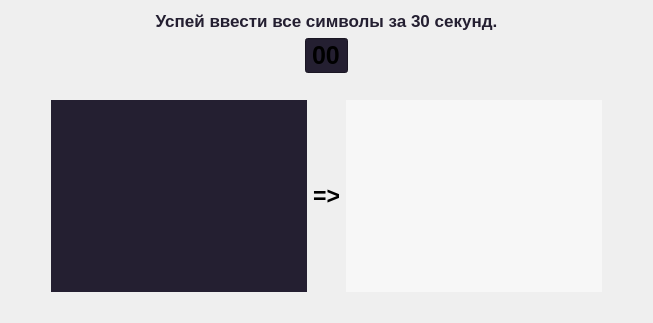
      <widget class="QWidget" name="page_5">
       <layout class="QVBoxLayout" name="verticalLayout_3">
        <item>
         <widget class="QLabel" name="timerTaskLabel">
          <property name="font">
           <font>
            <pointsize>13</pointsize>
            <bold>true</bold>
           </font>
          </property>
          <property name="styleSheet">
           <string notr="true">color: rgb(36, 31, 49)</string>
          </property>
          <property name="text">
           <string>Успей ввести все символы за 30 секунд.</string>
          </property>
          <property name="alignment">
           <set>Qt::AlignmentFlag::AlignCenter</set>
          </property>
         </widget>
        </item>
        <item>
         <layout class="QHBoxLayout" name="horizontalLayout_12">
          <item>
           <spacer name="horizontalSpacer_6">
            <property name="orientation">
             <enum>Qt::Orientation::Horizontal</enum>
            </property>
            <property name="sizeHint" stdset="0">
             <size>
              <width>40</width>
              <height>20</height>
             </size>
            </property>
           </spacer>
          </item>
          <item>
           <widget class="QTimeEdit" name="timer">
            <property name="font">
             <font>
              <pointsize>19</pointsize>
              <bold>true</bold>
              <underline>false</underline>
              <stylestrategy>PreferDefault</stylestrategy>
             </font>
            </property>
            <property name="styleSheet">
             <string notr="true">background-color: rgb(36, 31, 49);
</string>
            </property>
            <property name="alignment">
             <set>Qt::AlignmentFlag::AlignCenter</set>
            </property>
            <property name="buttonSymbols">
             <enum>QAbstractSpinBox::ButtonSymbols::NoButtons</enum>
            </property>
            <property name="displayFormat">
             <string>ss</string>
            </property>
            <property name="currentSectionIndex">
             <number>0</number>
            </property>
           </widget>
          </item>
          <item>
           <spacer name="horizontalSpacer_7">
            <property name="orientation">
             <enum>Qt::Orientation::Horizontal</enum>
            </property>
            <property name="sizeHint" stdset="0">
             <size>
              <width>40</width>
              <height>20</height>
             </size>
            </property>
           </spacer>
          </item>
         </layout>
        </item>
        <item>
         <spacer name="verticalSpacer_7">
          <property name="orientation">
           <enum>Qt::Orientation::Vertical</enum>
          </property>
          <property name="sizeHint" stdset="0">
           <size>
            <width>20</width>
            <height>20</height>
           </size>
          </property>
         </spacer>
        </item>
        <item>
         <layout class="QHBoxLayout" name="horizontalLayout_11">
          <item>
           <spacer name="horizontalSpacer_4">
            <property name="orientation">
             <enum>Qt::Orientation::Horizontal</enum>
            </property>
            <property name="sizeHint" stdset="0">
             <size>
              <width>40</width>
              <height>20</height>
             </size>
            </property>
           </spacer>
          </item>
          <item>
           <widget class="QTextBrowser" name="copyText">
            <property name="sizePolicy">
             <sizepolicy hsizetype="Maximum" vsizetype="Maximum">
              <horstretch>0</horstretch>
              <verstretch>0</verstretch>
             </sizepolicy>
            </property>
            <property name="minimumSize">
             <size>
              <width>140</width>
              <height>140</height>
             </size>
            </property>
            <property name="font">
             <font>
              <pointsize>18</pointsize>
             </font>
            </property>
            <property name="styleSheet">
             <string notr="true">background-color: rgb(36, 31, 49)</string>
            </property>
            <property name="frameShape">
             <enum>QFrame::Shape::NoFrame</enum>
            </property>
            <property name="frameShadow">
             <enum>QFrame::Shadow::Sunken</enum>
            </property>
            <property name="lineWidth">
             <number>0</number>
            </property>
            <property name="readOnly">
             <bool>true</bool>
            </property>
            <property name="html">
             <string>&lt;!DOCTYPE HTML PUBLIC &quot;-//W3C//DTD HTML 4.0//EN&quot; &quot;http://www.w3.org/TR/REC-html40/strict.dtd&quot;&gt;
&lt;html&gt;&lt;head&gt;&lt;meta name=&quot;qrichtext&quot; content=&quot;1&quot; /&gt;&lt;meta charset=&quot;utf-8&quot; /&gt;&lt;style type=&quot;text/css&quot;&gt;
p, li { white-space: pre-wrap; }
hr { height: 1px; border-width: 0; }
li.unchecked::marker { content: &quot;\2610&quot;; }
li.checked::marker { content: &quot;\2612&quot;; }
&lt;/style&gt;&lt;/head&gt;&lt;body style=&quot; font-family:'Ubuntu Sans'; font-size:18pt; font-weight:400; font-style:normal;&quot;&gt;
&lt;p align=&quot;center&quot; style=&quot;-qt-paragraph-type:empty; margin-top:0px; margin-bottom:0px; margin-left:0px; margin-right:0px; -qt-block-indent:0; text-indent:0px;&quot;&gt;&lt;br /&gt;&lt;/p&gt;&lt;/body&gt;&lt;/html&gt;</string>
            </property>
            <property name="overwriteMode">
             <bool>true</bool>
            </property>
           </widget>
          </item>
          <item>
           <widget class="QLabel" name="copyLabel">
            <property name="sizePolicy">
             <sizepolicy hsizetype="Preferred" vsizetype="Preferred">
              <horstretch>0</horstretch>
              <verstretch>0</verstretch>
             </sizepolicy>
            </property>
            <property name="font">
             <font>
              <pointsize>17</pointsize>
              <bold>true</bold>
             </font>
            </property>
            <property name="text">
             <string>=&gt;</string>
            </property>
            <property name="alignment">
             <set>Qt::AlignmentFlag::AlignCenter</set>
            </property>
           </widget>
          </item>
          <item>
           <widget class="QTextBrowser" name="pasteText">
            <property name="sizePolicy">
             <sizepolicy hsizetype="Maximum" vsizetype="Maximum">
              <horstretch>0</horstretch>
              <verstretch>0</verstretch>
             </sizepolicy>
            </property>
            <property name="minimumSize">
             <size>
              <width>140</width>
              <height>140</height>
             </size>
            </property>
            <property name="font">
             <font>
              <pointsize>18</pointsize>
             </font>
            </property>
            <property name="styleSheet">
             <string notr="true">border-color: rgb(36, 31, 49);
background-color: rgba(255, 255, 255, 130);
color: rgb(36, 31, 49);</string>
            </property>
            <property name="frameShape">
             <enum>QFrame::Shape::NoFrame</enum>
            </property>
            <property name="frameShadow">
             <enum>QFrame::Shadow::Sunken</enum>
            </property>
            <property name="lineWidth">
             <number>1</number>
            </property>
            <property name="midLineWidth">
             <number>1</number>
            </property>
            <property name="readOnly">
             <bool>true</bool>
            </property>
            <property name="html">
             <string>&lt;!DOCTYPE HTML PUBLIC &quot;-//W3C//DTD HTML 4.0//EN&quot; &quot;http://www.w3.org/TR/REC-html40/strict.dtd&quot;&gt;
&lt;html&gt;&lt;head&gt;&lt;meta name=&quot;qrichtext&quot; content=&quot;1&quot; /&gt;&lt;meta charset=&quot;utf-8&quot; /&gt;&lt;style type=&quot;text/css&quot;&gt;
p, li { white-space: pre-wrap; }
hr { height: 1px; border-width: 0; }
li.unchecked::marker { content: &quot;\2610&quot;; }
li.checked::marker { content: &quot;\2612&quot;; }
&lt;/style&gt;&lt;/head&gt;&lt;body style=&quot; font-family:'Ubuntu Sans'; font-size:18pt; font-weight:400; font-style:normal;&quot;&gt;
&lt;p style=&quot;-qt-paragraph-type:empty; margin-top:0px; margin-bottom:0px; margin-left:0px; margin-right:0px; -qt-block-indent:0; text-indent:0px;&quot;&gt;&lt;br /&gt;&lt;/p&gt;&lt;/body&gt;&lt;/html&gt;</string>
            </property>
            <property name="acceptRichText">
             <bool>false</bool>
            </property>
            <property name="openExternalLinks">
             <bool>false</bool>
            </property>
           </widget>
          </item>
          <item>
           <spacer name="horizontalSpacer_5">
            <property name="orientation">
             <enum>Qt::Orientation::Horizontal</enum>
            </property>
            <property name="sizeHint" stdset="0">
             <size>
              <width>40</width>
              <height>20</height>
             </size>
            </property>
           </spacer>
          </item>
         </layout>
        </item>
        <item>
         <spacer name="verticalSpacer_5">
          <property name="orientation">
           <enum>Qt::Orientation::Vertical</enum>
          </property>
          <property name="sizeHint" stdset="0">
           <size>
            <width>20</width>
            <height>20</height>
           </size>
          </property>
         </spacer>
        </item>
       </layout>
      </widget>
